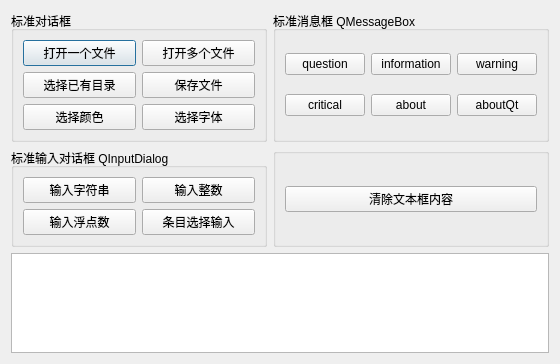
<?xml version="1.0" encoding="UTF-8"?>
<ui version="4.0">
 <class>Dialog</class>
 <widget class="QDialog" name="Dialog">
  <property name="geometry">
   <rect>
    <x>0</x>
    <y>0</y>
    <width>560</width>
    <height>364</height>
   </rect>
  </property>
  <property name="windowTitle">
   <string>Dialog</string>
  </property>
  <layout class="QGridLayout" name="gridLayout_4">
   <item row="0" column="0">
    <widget class="QGroupBox" name="groupBox">
     <property name="minimumSize">
      <size>
       <width>220</width>
       <height>0</height>
      </size>
     </property>
     <property name="title">
      <string>标准对话框</string>
     </property>
     <layout class="QGridLayout" name="gridLayout_2">
      <item row="0" column="0">
       <widget class="QPushButton" name="btnOpen">
        <property name="text">
         <string>打开一个文件</string>
        </property>
       </widget>
      </item>
      <item row="0" column="1">
       <widget class="QPushButton" name="btnOpenMulti">
        <property name="text">
         <string>打开多个文件</string>
        </property>
       </widget>
      </item>
      <item row="1" column="0">
       <widget class="QPushButton" name="btnSelDir">
        <property name="text">
         <string>选择已有目录</string>
        </property>
       </widget>
      </item>
      <item row="1" column="1">
       <widget class="QPushButton" name="btnSave">
        <property name="text">
         <string>保存文件</string>
        </property>
       </widget>
      </item>
      <item row="2" column="0">
       <widget class="QPushButton" name="btnColor">
        <property name="text">
         <string>选择颜色</string>
        </property>
       </widget>
      </item>
      <item row="2" column="1">
       <widget class="QPushButton" name="btnFont">
        <property name="text">
         <string>选择字体</string>
        </property>
       </widget>
      </item>
     </layout>
    </widget>
   </item>
   <item row="0" column="1">
    <widget class="QGroupBox" name="groupBox_2">
     <property name="title">
      <string>标准消息框 QMessageBox</string>
     </property>
     <layout class="QGridLayout" name="gridLayout">
      <item row="0" column="0">
       <widget class="QPushButton" name="btnMsgQuestion">
        <property name="text">
         <string>question</string>
        </property>
       </widget>
      </item>
      <item row="0" column="1">
       <widget class="QPushButton" name="btnMsgInformation">
        <property name="text">
         <string>information</string>
        </property>
       </widget>
      </item>
      <item row="0" column="2">
       <widget class="QPushButton" name="btnMsgWarning">
        <property name="text">
         <string>warning</string>
        </property>
       </widget>
      </item>
      <item row="1" column="0">
       <widget class="QPushButton" name="btnMsgCritical">
        <property name="text">
         <string>critical</string>
        </property>
       </widget>
      </item>
      <item row="1" column="1">
       <widget class="QPushButton" name="btnMsgAbout">
        <property name="text">
         <string>about</string>
        </property>
       </widget>
      </item>
      <item row="1" column="2">
       <widget class="QPushButton" name="btnMsgAboutQt">
        <property name="text">
         <string>aboutQt</string>
        </property>
       </widget>
      </item>
     </layout>
    </widget>
   </item>
   <item row="1" column="0">
    <widget class="QGroupBox" name="groupBox_3">
     <property name="title">
      <string>标准输入对话框 QInputDialog</string>
     </property>
     <layout class="QGridLayout" name="gridLayout_3">
      <item row="0" column="0">
       <widget class="QPushButton" name="btnInputString">
        <property name="text">
         <string>输入字符串</string>
        </property>
       </widget>
      </item>
      <item row="0" column="1">
       <widget class="QPushButton" name="btnInputInt">
        <property name="text">
         <string>输入整数</string>
        </property>
       </widget>
      </item>
      <item row="1" column="0">
       <widget class="QPushButton" name="btnInputFloat">
        <property name="text">
         <string>输入浮点数</string>
        </property>
       </widget>
      </item>
      <item row="1" column="1">
       <widget class="QPushButton" name="btnInputItem">
        <property name="text">
         <string>条目选择输入</string>
        </property>
       </widget>
      </item>
     </layout>
    </widget>
   </item>
   <item row="1" column="1">
    <widget class="QGroupBox" name="groupBox_4">
     <property name="title">
      <string/>
     </property>
     <layout class="QVBoxLayout" name="verticalLayout">
      <item>
       <widget class="QPushButton" name="btnClearText">
        <property name="text">
         <string>清除文本框内容</string>
        </property>
       </widget>
      </item>
     </layout>
    </widget>
   </item>
   <item row="2" column="0" colspan="2">
    <widget class="QPlainTextEdit" name="plainTextEdit">
     <property name="lineWrapMode">
      <enum>QPlainTextEdit::LineWrapMode::WidgetWidth</enum>
     </property>
    </widget>
   </item>
  </layout>
 </widget>
 <resources/>
 <connections/>
</ui>
